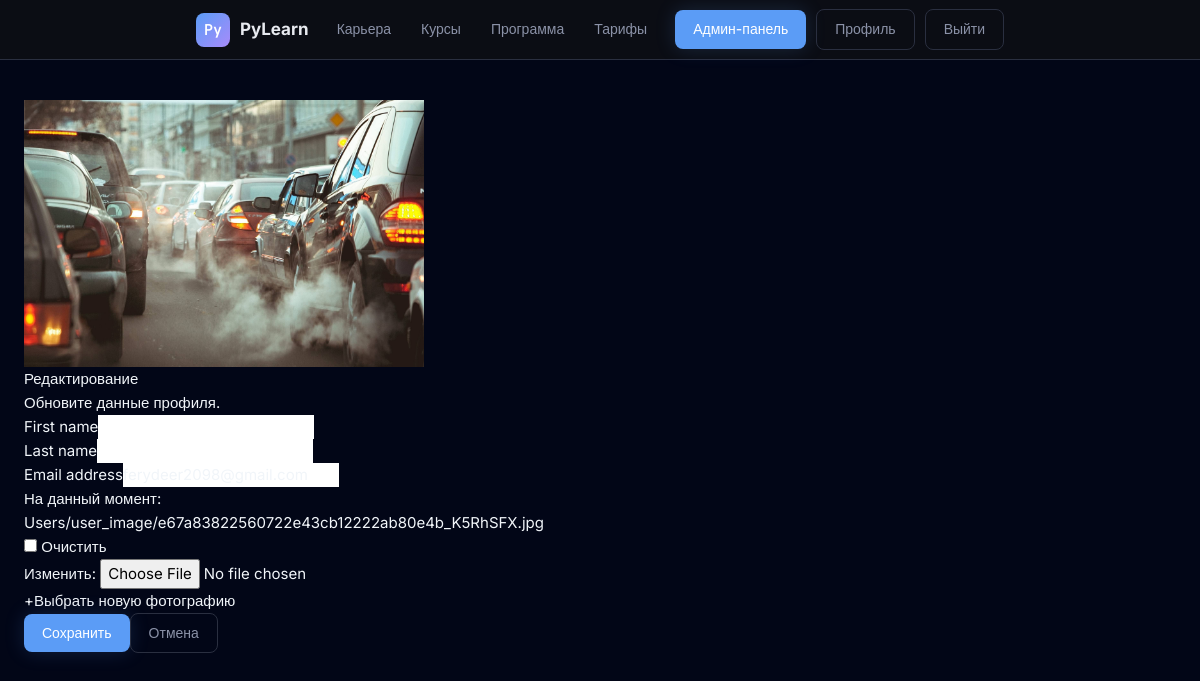
Screenshot of /users/profile/edit/ (signed in) with the database file from the repository.
### users/models.py (models this page shows, shortened)
class CustomUser(AbstractUser):
    user_image = models.ImageField(
        blank=True,
        null=True,
        help_text='Фото профиля (рекомендуемый размер 400x400)',
        upload_to='Users/user_image/'
    )
    USER_ROLES = (
        ("student", "Ученик"),
        ("admin", "Админ"),
    )
    role = models.CharField(max_length=20, choices=USER_ROLES, default="student")

### users/views.py (the view)
# urls.py: path("profile/edit/", profile_edit, name="profile_edit"),
@login_required
def profile_edit(request):
    form = ProfileForm(request.POST or None, request.FILES or None, instance=request.user)
    if request.method == "POST" and form.is_valid():
        form.save()
        return redirect("users:profile")
    return render(request, "profile_edit.html", {"form": form})

### users/forms.py
class ProfileForm(forms.ModelForm):
    class Meta:
        model = CustomUser
        fields = ["first_name", "last_name", "email", "user_image"]

### users/templates/profile_edit.html
{% extends 'base.html' %}{% load static %}{% load widget_tweaks %}{% block title %}Редактирование профиля — PyLearn{% endblock %}{% block link %}<link rel="stylesheet" href="{% static 'css/profile.css' %}">{% endblock %}{% block content %}<section class="profile-page"><form method="post" enctype="multipart/form-data" class="profile-card">{% csrf_token %}<div class="profile-top"><div class="profile-avatar">{% if user.user_image %}<img src="{{ user.user_image.url }}" alt="Аватар">{% else %}{{ user.username|first|upper }}{% endif %}</div><div><h1 class="profile-name">Редактирование</h1><p class="profile-role">Обновите данные профиля.</p></div></div><div class="profile-form">{% for field in form %}{% if field.name == 'user_image' %}<div class="profile-field">{{ field|add_class:"profile-file" }}<label for="{{ field.id_for_label }}" class="profile-photo-control"><span class="profile-photo-icon">+</span><span>Выбрать новую фотографию</span></label>{{ field.errors }}</div>{% else %}<div class="profile-field"><label for="{{ field.id_for_label }}">{{ field.label }}</label>{{ field|add_class:"profile-input" }}{{ field.errors }}</div>{% endif %}{% endfor %}</div><div class="profile-actions"><button type="submit" class="btn btn-primary">Сохранить</button><a href="{% url 'users:profile' %}" class="btn btn-ghost">Отмена</a></div></form></section>{% endblock %}

### static/css/theme.css (style rules this page uses)
:root { --bg-base: #0d0f14; --bg-surface: #141720; --bg-card: #1a1e2b; --bg-hover: #212636; --border: #2a2f40; --border-light: #323848; --text-primary: #e8eaf0; --text-secondary:#8b92a8; --text-muted: #555d72; --accent: #5b9cf6; --accent-glow: rgba(91,156,246,.18); --accent-dim: rgba(91,156,246,.08); --green: #3dd68c; --green-dim: rgba(61,214,140,.1); --orange: #f5a524; --orange-dim: rgba(245,165,36,.1); --red: #f55; --radius: 10px; --radius-lg:16px; --font-mono: 'JetBrains Mono', monospace; --font-sans: 'Inter', sans-serif; }
*, *::before, *::after { box-sizing: border-box; margin: 0; padding: 0; }
html { scroll-behavior: smooth; }
body { background: var(--bg-base); color: var(--text-primary); font-family: var(--font-sans); font-size: 15px; line-height: 1.6; }
a { color: inherit; }
button, input, textarea, select { font: inherit; }
.btn { display: inline-flex; align-items: center; gap: 7px; font-family: var(--font-sans); font-size: 14px; font-weight: 500; padding: 8px 18px; border-radius: 8px; border: none; cursor: pointer; text-decoration: none; transition: all .18s; }
.btn-ghost { background: transparent; color: var(--text-secondary); border: 1px solid var(--border); }
.btn-primary { background: var(--accent); color: #fff; box-shadow: 0 0 20px var(--accent-glow); }

### users/static/css/profile.css (style rules this page uses)
body { width: 100%; height: 100%; }
.profile-card { width: 400px; }

### rows the page displays
CustomUser: user_image (picture), form "ferydeer2098@gmail.com"

### other values shown
{{ field.label }} "First name" "Last name" "Email address"
